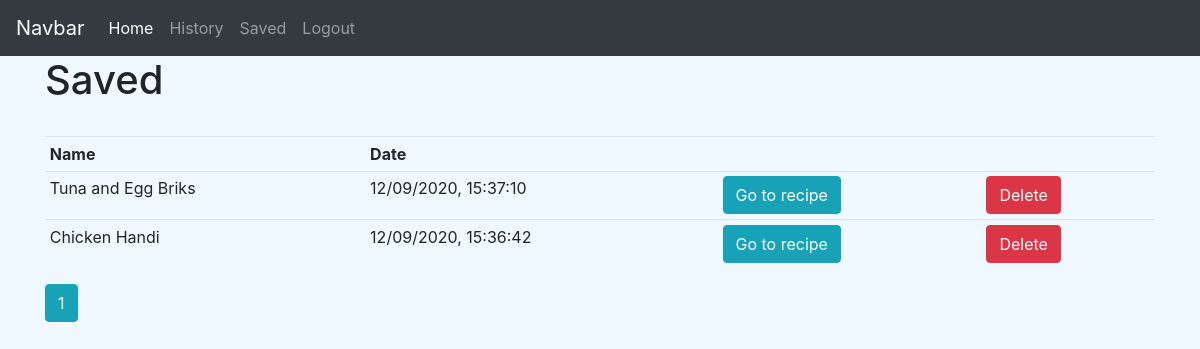
The page /saved (signed in) on the database its author committed.
### recipe_app/models.py (models this page shows, shortened)
class Liked(db.Model):
    id = db.Column(db.Integer, primary_key=True)
    title = db.Column(db.String(100), nullable=False)
    date_searched = db.Column(db.DateTime, nullable=False, default=datetime.utcnow)
    recipe_id = db.Column(db.Integer, nullable=False)
    user_id = db.Column(db.Integer, db.ForeignKey('user.id'), nullable=False)

### recipe_app/routes.py (the view)
@app.route("/saved")
@login_required
def saved():
    page = request.args.get('page', 1, type=int)
    user = User.query.filter_by(username=current_user.username).first_or_404()
    history = Liked.query.filter_by(liker=user)\
    .order_by(Liked.date_searched.desc())\
    .paginate(page=page, per_page=10)
    return render_template('saved.html',history = history)

### recipe_app/models.py (called while the page is built)
@login_manager.user_loader
def load_user(user_id):
    return User.query.get(int(user_id))

### recipe_app/templates/saved.html
{% extends 'layout.html' %}
{% block body%}
<h1>Saved</h1>
<br>
<table class="table table-sm">
  <tr>
    <th>Name</th>
    <th> Date</th>
    <th></th>
    <th></th>
  </tr>
  {% for element in history.items %}
  <tr>
    <td>{{element.title}}</td>
    <td>{{element.date_searched.strftime("%m/%d/%Y, %H:%M:%S")}}</td>
    <td><a class="btn btn-info" href="{{url_for('recipe_page',id=element.recipe_id)}}">Go to recipe</a></td>
    <td><a class="btn btn-danger" href="{{url_for('delete_recipe',id=element.id)}}">Delete</a></td>
  </tr>
  {% endfor %}
</table>
{% for page_num in history.iter_pages(left_edge=1, right_edge=1, left_current=1, right_current=2) %}
  {% if page_num %}
    {% if history.page == page_num %}
      <a class="btn btn-info mb-4" href="{{ url_for('history', page=page_num) }}">{{ page_num }}</a>
    {% else %}
      <a class="btn btn-outline-info mb-4" href="{{ url_for('history', page=page_num) }}">{{ page_num }}</a>
    {% endif %}
  {% else %}
    ...
  {% endif %}
{% endfor %}
{%endblock%}

### recipe_app/static/main.css (style rules this page uses)
body { background-color: #F0F8FF; }

### rows shown on the page
Liked: title "Tuna and Egg Briks", date_searched "12/09/2020, 15:37:10"
Liked: title "Chicken Handi", date_searched "12/09/2020, 15:36:42"

### other values the page prints
{{ page_num }} "1"
